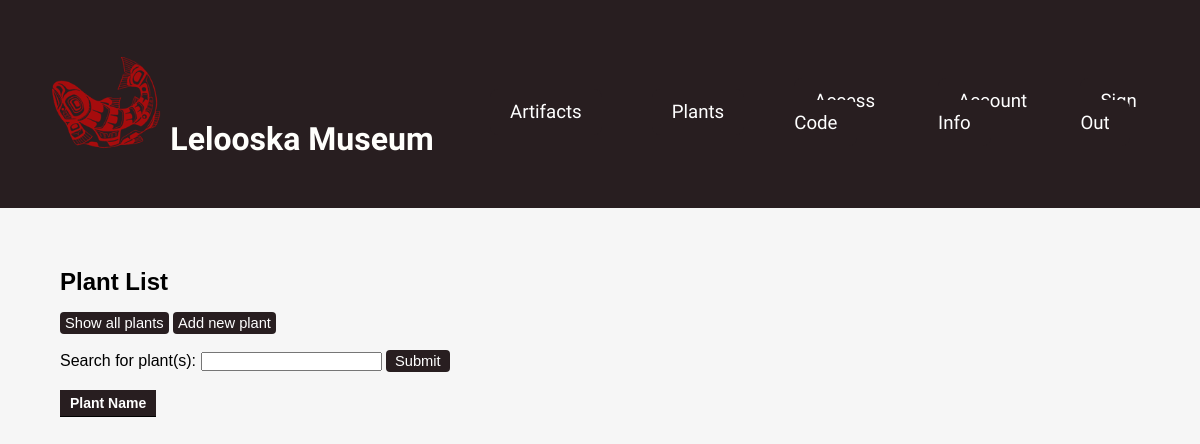
The page /phpApp/plantList.php (signed in) on the database as committed earlier.
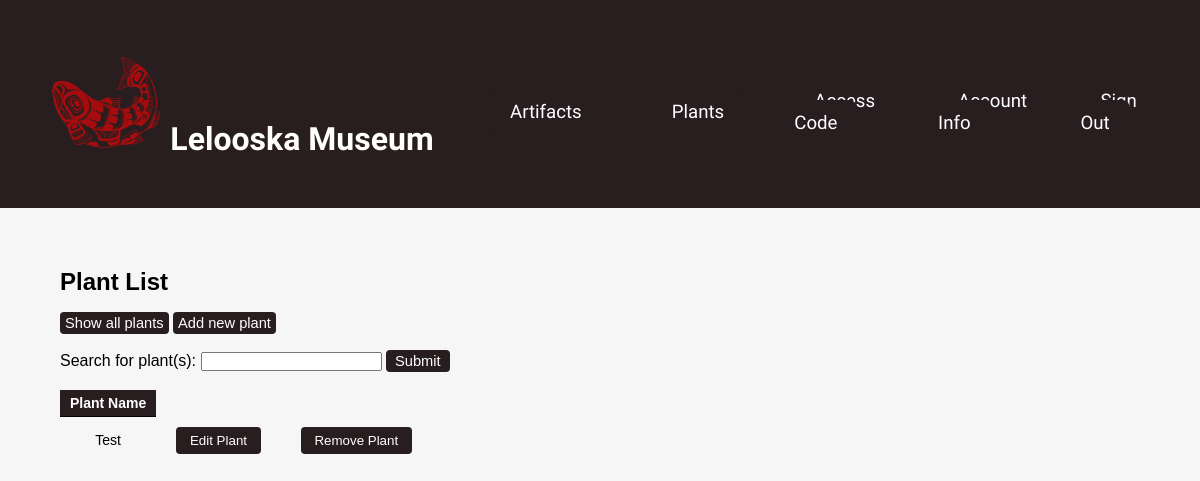
The same page on the database as committed later.
### tables this page shows
CREATE TABLE Entry (
    	entryID INTEGER NOT NULL PRIMARY KEY,
    	entryName TEXT NOT NULL,
    	entryDescription TEXT,
    	entryType TEXT NOT NULL
);

### phpApp/plantList.php (the view, shortened to what the changed rows need)
<!DOCTYPE html>
<html>
<head>
    <link rel="stylesheet" href="styles.css" />
</head>
<body>
    <div class="page">
        <header class="menu-container">
                <h1 class="logo">
                    <img src="./media/salmon.png" width=auto height=100 >
                    <a class="logo-link" href="./artifactList.php">Lelooska Museum</a>
                </h1>
            </header>
        <article class="content">
            <header>
                <h2>Plant List</h2>
            </header>
            <div class="showStoreContainer">
                <div class="showStoreSubmenu">
                    <br>
                    <br>
                <div class="tableContainer">
                    <?php
                        $db_file = './museum.db';
                        try {
                            $db = new PDO('sqlite:' . $db_file);
                            $db->setAttribute(PDO::ATTR_ERRMODE, PDO::ERRMODE_EXCEPTION);
                            if (isset($_GET['s'])) {
                                $searchTerm = $_GET['s'];
                                $stmt = $db->prepare("select * from Entry where entryType = 'plant' and entryName like ? order by entryName");
                                $stmt->execute(["%".$_GET["s"]."%"]);
                                $t = $stmt->fetchAll(PDO::FETCH_ASSOC);
                                if (empty($t)){
                                    echo("<br>No plant(s) found.");
                                }
                                else{
                                    echo '<br>
                                    <table>
                                        <thead>
                                            <tr>
                                            <th>Plant Name</th>
                                            </tr>
                                        </thead>
                                        <tbody>';
                                    foreach($t as $tuple){
                                        echo '<tr>
                                                <td>'.$tuple['entryName'].'</td>
                                                <form action="editPlant.php?ID='.$tuple['entryID'].'" method="post">
                                                <td><input type="submit" value=" Edit Plant "></td>
                                                </form>
                                                <form action="remove.php?ID='.$tuple['entryID'].'&type=plant" method="post">
                                                <td><input type="submit" value=" Remove Plant "></td>
                                                </form>
                                            </tr>';
                                    }
                                    echo '</tbody>
                                    </table>';
                                }
                            }
                            else if (!isset($_GET['s'])){
                                $qry = "select * from Entry where entryType = 'plant' order by entryName;";
                                $result_set = $db->query($qry);
                                echo '<br>
                                    <table>
                                        <thead>
                                            <tr>
                                            <th>Plant Name</th>
                                            </tr>
                                        </thead>
                                        <tbody>';
                                foreach($result_set as $tuple){
                                    echo '<tr>
                                            <td>'.$tuple['entryName'].'</td>
                                            <form action="editPlant.php?ID='.$tuple['entryID'].'" method="post">
                                            <td><input type="submit" value=" Edit Plant "></td>
                                            </form>
                                            <form action="remove.php?ID='.$tuple['entryID'].'&type=plant" method="post">
                                            <td><input type="submit" value=" Remove Plant "></td>
                                            </form>
                                        </tr>';
                                }
                                echo '</tbody>
                                    </table>';
                            }
                        }
                        catch(PDOException $e) {
                            die('Exception : '.$e->getMessage());
                        }
                    ?>
                </div>
            </div>
        </article>
    </div>
</body>
</html>

Rows that differ between the two databases and show on the page:
added entry: entryName "Test"
